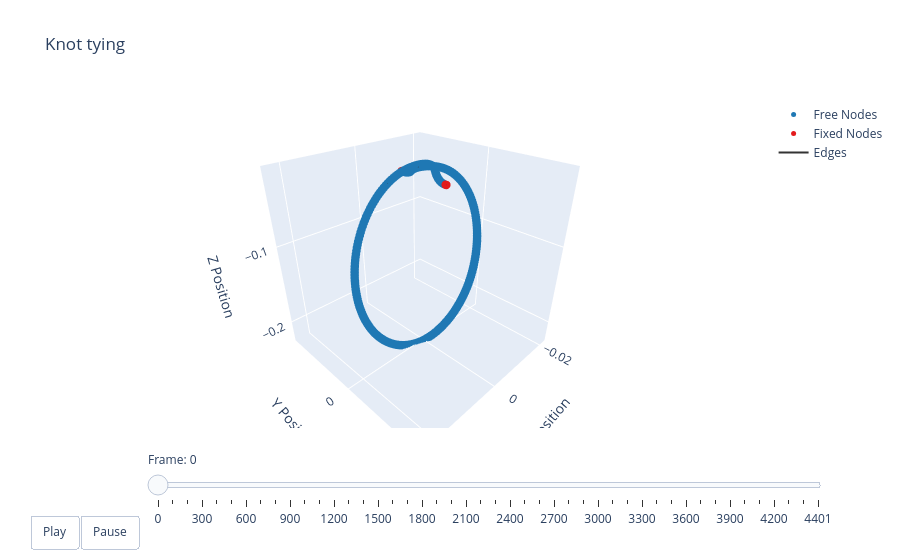

Write notebook code for a chart like this one.
### Code cell
print(qs.shape[0])
print(t_arr.shape)
# t = np.arange(robot.sim_params.total_time, step=robot.sim_params.dt)
options = dismech.AnimationOptions(title='Knot tying', plot_step=100)

fig = dismech.get_interactive_animation_plotly(robot, t_arr, qs, options)
fig.show()

### Figure 1 — Plotly figure (JSON) as saved in the notebook; plotly's stock layout.template omitted (floating-point values rounded to 4 significant figures; data arrays with more than 128 entries replaced by an {"elided": "..."} marker saying what was removed)
{"data": [{"marker": {"color": "#1f78b4", "size": 5}, "mode": "markers", "name": "Free Nodes", "type": "scatter3d", "x": {"elided": "297 float values"}, "y": {"elided": "297 float values"}, "z": {"elided": "297 float values"}}, {"marker": {"color": "#e31a1c", "size": 5}, "mode": "markers", "name": "Fixed Nodes", "type": "scatter3d", "x": [0.0, 0.0, 0.0, 0.0], "y": [-0.145, -0.1417, 0.1317, 0.135], "z": [-0.025, -0.025, -0.025, -0.025]}, {"line": {"color": "#333333", "width": 2}, "mode": "lines", "name": "Edges", "type": "scatter3d", "x": {"elided": "900 float values"}, "y": {"elided": "900 float values"}, "z": {"elided": "900 float values"}}, {"color": "rgba(166, 206, 227, 0.7)", "i": [], "j": [], "k": [], "name": "Faces", "opacity": 0.7, "showscale": false, "type": "mesh3d", "x": {"elided": "301 float values"}, "y": {"elided": "301 float values"}, "z": {"elided": "301 float values"}}], "layout": {"scene": {"camera": {"eye": {"x": 1.225, "y": 1.225, "z": 1.0}}, "xaxis": {"range": [-0.0226, 0.02427], "title": {"text": "X Position"}}, "yaxis": {"range": [-0.4996, 0.4896], "title": {"text": "Y Position"}}, "zaxis": {"range": [-0.2285, -0.01284], "title": {"text": "Z Position"}}}, "sliders": [{"currentvalue": {"prefix": "Frame: "}, "steps": [{"args": [["0"], {"frame": {"duration": 50, "redraw": true}, "mode": "immediate"}], "label": "0", "method": "animate"}, {"args": [["1"], {"frame": {"duration": 50, "redraw": true}, "mode": "immediate"}], "label": "100", "method": "animate"}, {"args": [["2"], {"frame": {"duration": 50, "redraw": true}, "mode": "immediate"}], "label": "200", "method": "animate"}, {"args": [["3"], {"frame": {"duration": 50, "redraw": true}, "mode": "immediate"}], "label": "300", "method": "animate"}, {"args": [["4"], {"frame": {"duration": 50, "redraw": true}, "mode": "immediate"}], "label": "400", "method": "animate"}, {"args": [["5"], {"frame": {"duration": 50, "redraw": true}, "mode": "immediate"}], "label": "500", "method": "animate"}, {"args": [["6"], {"frame": {"duration": 50, "redraw": true}, "mode": "immediate"}], "label": "600", "method": "animate"}, {"args": [["7"], {"frame": {"duration": 50, "redraw": true}, "mode": "immediate"}], "label": "700", "method": "animate"}, {"args": [["8"], {"frame": {"duration": 50, "redraw": true}, "mode": "immediate"}], "label": "800", "method": "animate"}, {"args": [["9"], {"frame": {"duration": 50, "redraw": true}, "mode": "immediate"}], "label": "900", "method": "animate"}, {"args": [["10"], {"frame": {"duration": 50, "redraw": true}, "mode": "immediate"}], "label": "1000", "method": "animate"}, {"args": [["11"], {"frame": {"duration": 50, "redraw": true}, "mode": "immediate"}], "label": "1100", "method": "animate"}, {"args": [["12"], {"frame": {"duration": 50, "redraw": true}, "mode": "immediate"}], "label": "1200", "method": "animate"}, {"args": [["13"], {"frame": {"duration": 50, "redraw": true}, "mode": "immediate"}], "label": "1300", "method": "animate"}, {"args": [["14"], {"frame": {"duration": 50, "redraw": true}, "mode": "immediate"}], "label": "1400", "method": "animate"}, {"args": [["15"], {"frame": {"duration": 50, "redraw": true}, "mode": "immediate"}], "label": "1500", "method": "animate"}, {"args": [["16"], {"frame": {"duration": 50, "redraw": true}, "mode": "immediate"}], "label": "1600", "method": "animate"}, {"args": [["17"], {"frame": {"duration": 50, "redraw": true}, "mode": "immediate"}], "label": "1700", "method": "animate"}, {"args": [["18"], {"frame": {"duration": 50, "redraw": true}, "mode": "immediate"}], "label": "1800", "method": "animate"}, {"args": [["19"], {"frame": {"duration": 50, "redraw": true}, "mode": "immediate"}], "label": "1900", "method": "animate"}, {"args": [["20"], {"frame": {"duration": 50, "redraw": true}, "mode": "immediate"}], "label": "2000", "method": "animate"}, {"args": [["21"], {"frame": {"duration": 50, "redraw": true}, "mode": "immediate"}], "label": "2100", "method": "animate"}, {"args": [["22"], {"frame": {"duration": 50, "redraw": true}, "mode": "immediate"}], "label": "2200", "method": "animate"}, {"args": [["23"], {"frame": {"duration": 50, "redraw": true}, "mode": "immediate"}], "label": "2300", "method": "animate"}, {"args": [["24"], {"frame": {"duration": 50, "redraw": true}, "mode": "immediate"}], "label": "2400", "method": "animate"}, {"args": [["25"], {"frame": {"duration": 50, "redraw": true}, "mode": "immediate"}], "label": "2500", "method": "animate"}, {"args": [["26"], {"frame": {"duration": 50, "redraw": true}, "mode": "immediate"}], "label": "2600", "method": "animate"}, {"args": [["27"], {"frame": {"duration": 50, "redraw": true}, "mode": "immediate"}], "label": "2700", "method": "animate"}, {"args": [["28"], {"frame": {"duration": 50, "redraw": true}, "mode": "immediate"}], "label": "2800", "method": "animate"}, {"args": [["29"], {"frame": {"duration": 50, "redraw": true}, "mode": "immediate"}], "label": "2900", "method": "animate"}, {"args": [["30"], {"frame": {"duration": 50, "redraw": true}, "mode": "immediate"}], "label": "3000", "method": "animate"}, {"args": [["31"], {"frame": {"duration": 50, "redraw": true}, "mode": "immediate"}], "label": "3100", "method": "animate"}, {"args": [["32"], {"frame": {"duration": 50, "redraw": true}, "mode": "immediate"}], "label": "3200", "method": "animate"}, {"args": [["33"], {"frame": {"duration": 50, "redraw": true}, "mode": "immediate"}], "label": "3300", "method": "animate"}, {"args": [["34"], {"frame": {"duration": 50, "redraw": true}, "mode": "immediate"}], "label": "3400", "method": "animate"}, {"args": [["35"], {"frame": {"duration": 50, "redraw": true}, "mode": "immediate"}], "label": "3500", "method": "animate"}, {"args": [["36"], {"frame": {"duration": 50, "redraw": true}, "mode": "immediate"}], "label": "3600", "method": "animate"}, {"args": [["37"], {"frame": {"duration": 50, "redraw": true}, "mode": "immediate"}], "label": "3700", "method": "animate"}, {"args": [["38"], {"frame": {"duration": 50, "redraw": true}, "mode": "immediate"}], "label": "3800", "method": "animate"}, {"args": [["39"], {"frame": {"duration": 50, "redraw": true}, "mode": "immediate"}], "label": "3900", "method": "animate"}, {"args": [["40"], {"frame": {"duration": 50, "redraw": true}, "mode": "immediate"}], "label": "4000", "method": "animate"}, {"args": [["41"], {"frame": {"duration": 50, "redraw": true}, "mode": "immediate"}], "label": "4100", "method": "animate"}, {"args": [["42"], {"frame": {"duration": 50, "redraw": true}, "mode": "immediate"}], "label": "4200", "method": "animate"}, {"args": [["43"], {"frame": {"duration": 50, "redraw": true}, "mode": "immediate"}], "label": "4300", "method": "animate"}, {"args": [["44"], {"frame": {"duration": 50, "redraw": true}, "mode": "immediate"}], "label": "4400", "method": "animate"}, {"args": [["45"], {"frame": {"duration": 50, "redraw": true}, "mode": "immediate"}], "label": "4401", "method": "animate"}], "transition": {"duration": 0}, "x": 0.1, "y": 0}], "title": {"text": "Knot tying"}, "updatemenus": [{"buttons": [{"args": [null, {"frame": {"duration": 50, "redraw": true}, "fromcurrent": true}], "label": "Play", "method": "animate"}, {"args": [[null], {"frame": {"duration": 0, "redraw": true}, "mode": "immediate"}], "label": "Pause", "method": "animate"}], "direction": "left", "pad": {"r": 10, "t": 87}, "showactive": false, "type": "buttons", "x": 0.1, "xanchor": "right", "y": 0, "yanchor": "top"}]}}
